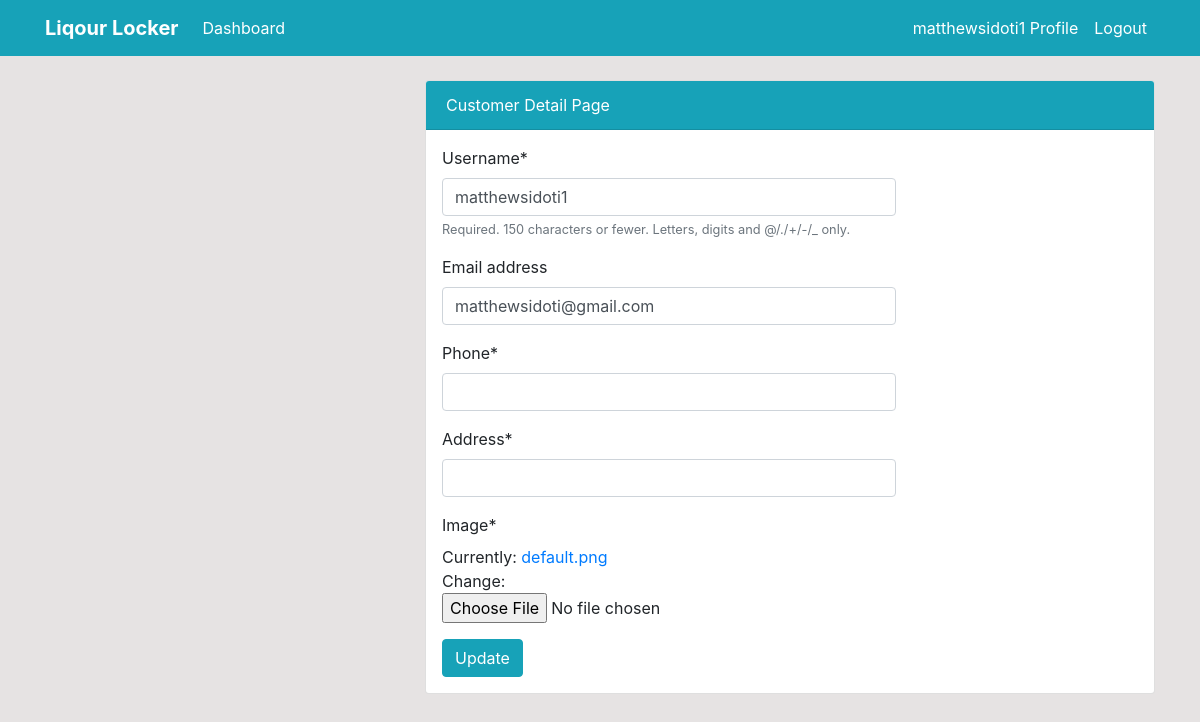
Page /profile/update/ (signed in) on the earlier database version.
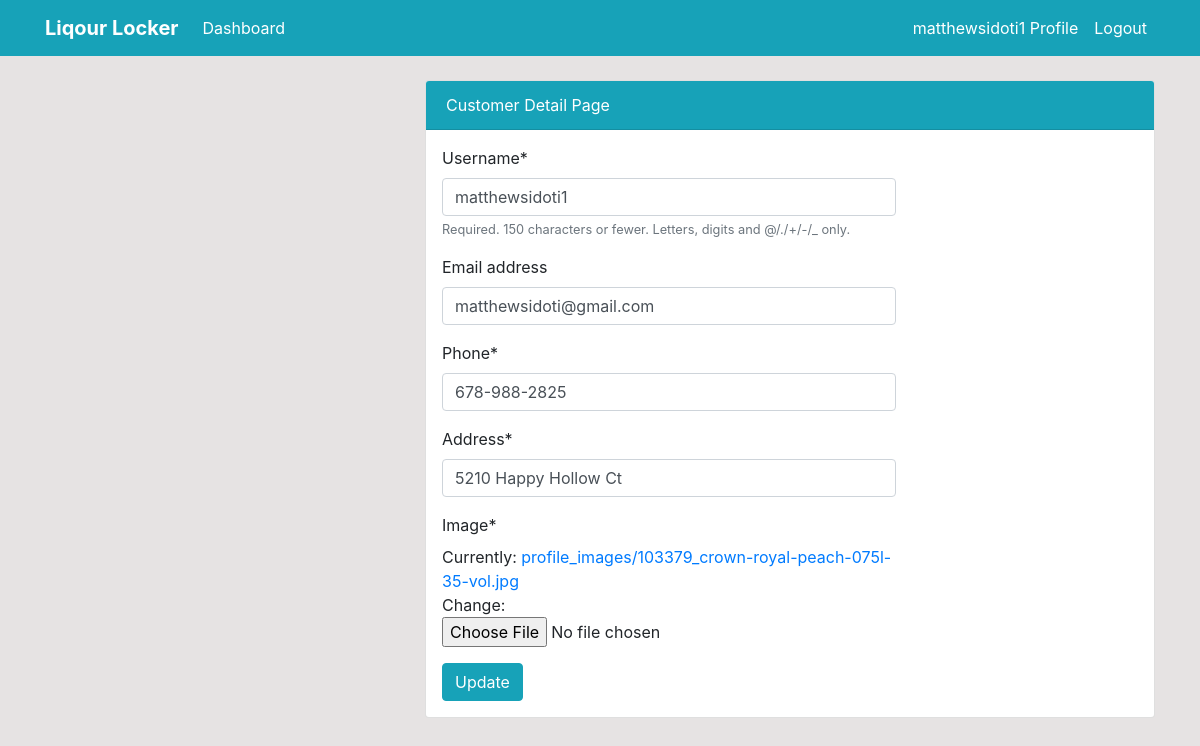
Same page on the later database version.
### user/models.py (models this page shows, shortened)
class Profile(models.Model):
    customer = models.OneToOneField(User, on_delete=models.CASCADE)
    address = models.CharField(max_length=200)
    phone = models.CharField(max_length=50)
    image = models.ImageField(default='default.png',
                              upload_to='profile_images')

### user/views.py (the view)
# urls.py: path('profile/update/', user_views.profile_update, name='user-profile-update'),
def profile_update(request):
    if request.method == 'POST':
        u_form = UserUpdateForm(request.POST, instance=request.user)
        p_form = ProfileUpdateForm(
            request.POST, request.FILES, instance=request.user.profile)
        if u_form.is_valid() and p_form.is_valid():
            u_form.save()
            p_form.save()
            return redirect('user-profile')
    else:
        u_form = UserUpdateForm(instance=request.user)
        p_form = ProfileUpdateForm(instance=request.user.profile)
    context = {
        'u_form': u_form,
        'p_form': p_form,
    }
    return render(request, 'user/profile_update.html', context)

### user/forms.py
class UserUpdateForm(forms.ModelForm):
    class Meta:
        model = User
        fields = ['username', 'email']

class ProfileUpdateForm(forms.ModelForm):
    class Meta:
        model = Profile
        fields = ['phone', 'address', 'image']

### templates/user/profile_update.html (shortened to what this page needs)
{% extends 'partials/base.html' %}
{% load crispy_forms_tags %}
{% block content %}
<div class="row my-4">
    <div class="col-md-4"></div>
    <div class="col-md-8">
        <div class="card">
            <div class="card-header bg-info text-white">
                Customer Detail Page
            </div>
            <div class="row p-3">
                <div class="col-md-8">
                    <form method="POST" enctype="multipart/form-data">
                        {{ u_form|crispy }}
                        {{ p_form|crispy }}
                        <input class="btn btn-info" type="submit" value="Update">
                    </form>
                </div>
            </div>
        </div>
    </div>
</div>
{% endblock %}

### templates/partials/base.html (shortened to what this page needs)
{% load static %}
<!doctype html>
<html lang="en">
<head>
    <link rel="stylesheet" href="https://cdn.jsdelivr.net/npm/bootstrap@4.6.0/dist/css/bootstrap.min.css"
>
    <link rel="stylesheet" href="https://use.fontawesome.com/releases/v5.15.2/css/all.css"
>
    <link rel="stylesheet" href="{% static 'style.css' %}">
</head>
<body>
    {% include 'partials/nav.html' %}
    <div class="container">
        {% block content %}
        {% endblock %}
    </div>
</body>
</html>

### templates/partials/nav.html (shortened to what this page needs)
<nav class="navbar navbar-expand-lg navbar-info bg-info">
    <div class="container">
        {% if user.is_authenticated %}
        <a class="navbar-brand text-white" href="{% url 'Locker_Api-index' %}"><b>Liqour Locker</b></a>
        <div class="collapse navbar-collapse" id="navbarSupportedContent">
            <ul class="navbar-nav mr-auto">
                <li class="nav-item active">
                    <a class="nav-link text-white" href="{% url 'Locker_Api-index' %}">Dashboard </a>
                </li>
            </ul>
            <ul class="navbar-nav ml-auto">
                <li class="nav-item active">
                    <a class="nav-link text-white" href="{% url 'user-profile' %}">{{ user.username }} Profile
                        <span class="sr-only">(current)</span></a>
                </li>
                <li class="nav-item">
                    <a class="nav-link text-white" href="{% url 'user-logout' %}">Logout</a>
                </li>
            </ul>
            {% endif %}
        </div>
    </div>
</nav>

### static/style.css (style rules this page uses)
body { background: rgb(230, 227, 227); }

Differences in the rows shown:
changed Profile: phone (not shown) → "678-988-2825"; address (not shown) → "5210 Happy Hollow Ct"
Other differences:
text no longer shown: "Phone * Address * Image * Currently: default.png Change:"
text now shown: "Phone * Address * Image * Currently: profile_images/103379_crown-royal-peach-075l-35-vol.jpg Change:"
